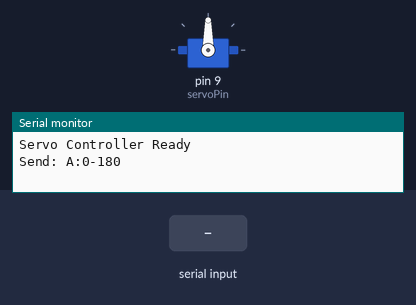
Simulated run of this sketch. Board: Arduino Uno, built with avr-gcc and run on an emulated ATmega328P. On the bench: servo, the last lines printed to the serial monitor. The test bench sets the inputs (shaded band).

Above: at 1.7 s.
1.8 s: "A:\n" received over Serial
At 3.0 s:
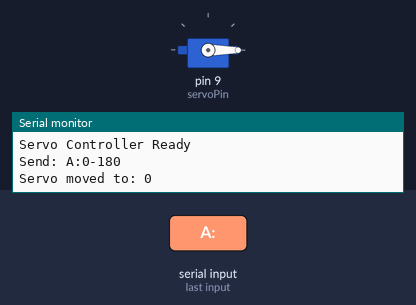
3.3 s: "A:90\n" received over Serial
At 4.4 s:
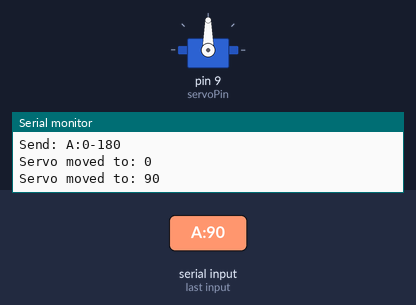
4.8 s: "A:,45\n" received over Serial
At 5.6 s:
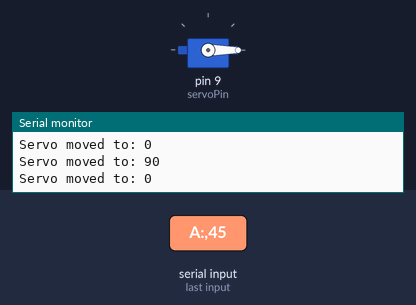
Timing chart, 0 to 7.8 s (numbered marks = the images above; inputs shaded):
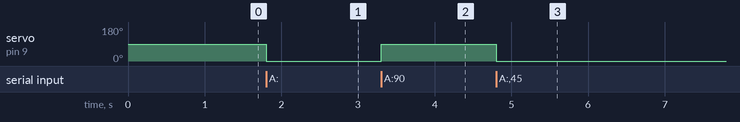

Measured:
- after the input at 1.8 s, servo on pin 9 (servoPin): 90° → 0° at once
- after the input at 3.3 s, servo on pin 9 (servoPin): 0° → 90° at once
- after the input at 4.8 s, servo on pin 9 (servoPin): 90° → 0° at once

The sketch:

ServoBTController.ino
```cpp
#include <Servo.h>

Servo myServo;

const int servoPin = 9;
int angle = 90;

void setup() {
  Serial.begin(9600);

  myServo.attach(servoPin);
  myServo.write(angle);

  delay(500);

  Serial.println("Servo Controller Ready");
  Serial.println("Send: A:0-180");
}

void loop() {

  if (Serial.available() > 0) {

    String data = Serial.readStringUntil('\n');

    data.trim();

    if (data.startsWith("A:")) {

      int receivedAngle = data.substring(2).toInt();

      if (receivedAngle >= 0 && receivedAngle <= 180) {
        angle = receivedAngle;
        myServo.write(angle);

        Serial.print("Servo moved to: ");
        Serial.println(angle);
      } else {
        Serial.println("Invalid angle! Use 0-180");
      }

    } else {
      Serial.println("Unknown command");
    }
  }
}
```
